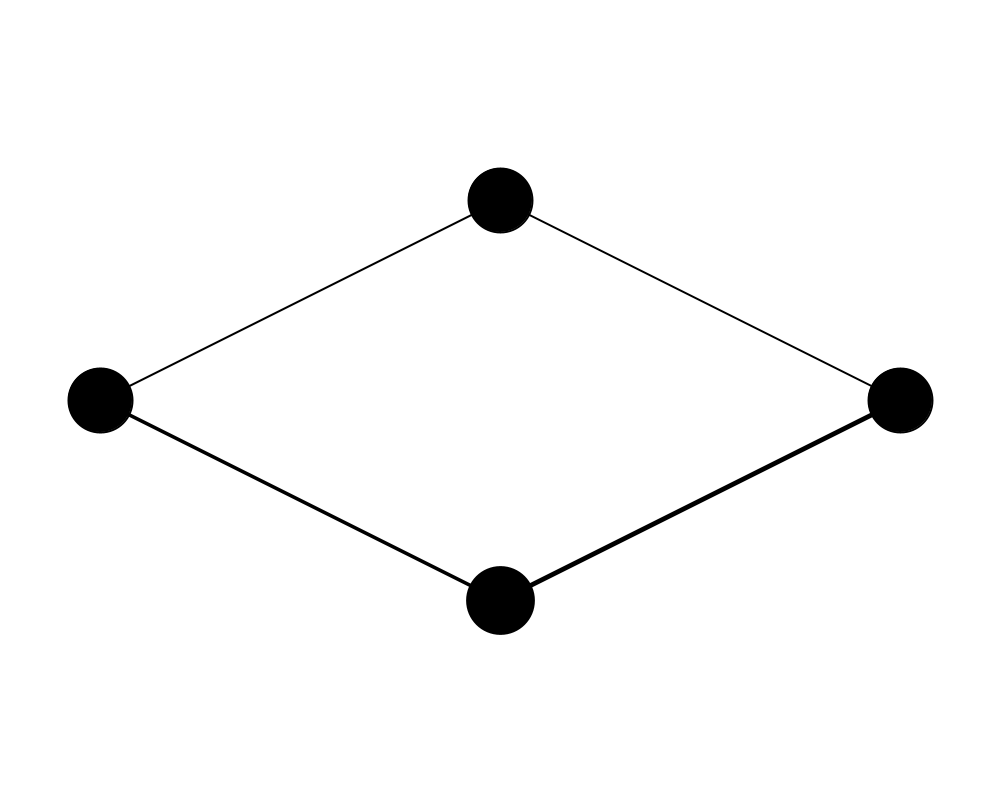
Frame 1 (no input)
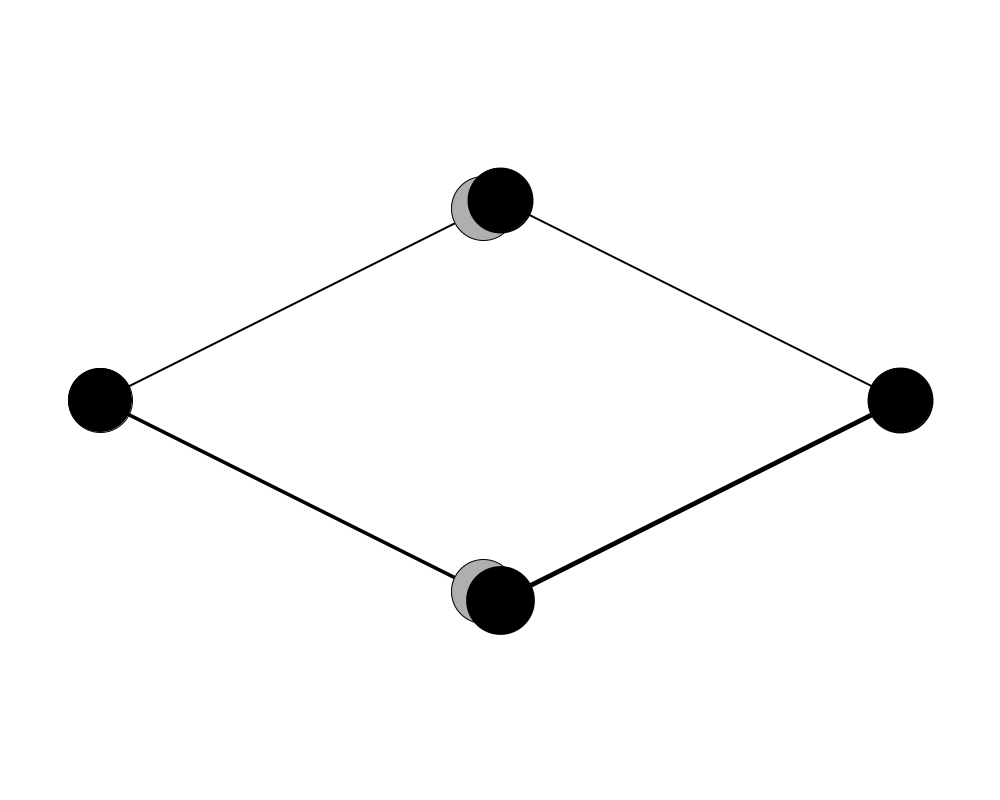
Frame 60 (the mouse pressed at the canvas centre just before this capture)
Frame 120 (the mouse held since frame 60 and released just before this capture): identical to frame 60, image omitted

The Processing sketch that drew these frames (run headless with seeded random() and noise(); from frame 60 on, the mouse is pressed at the canvas centre):

// Processing sketch: simpleNetViz
// ── simpleNetViz.pde
class Neuron{
  PVector renderLocation;
  float r = 64;
  float sum = 0;  
  
  ArrayList<Synapse> synapses;
  
  Neuron(float x, float y){
    synapses = new ArrayList<Synapse>();
    renderLocation = new PVector(x, y);
  }
  
  void connectSynapse(Synapse s){
    synapses.add(s);
  }
  
  void feedForward(float input){
    sum = sum + input;
    activationFunction();
  }
  
  void activationFunction(){
    if(sum > 1){
      fire();
      sum = 0;  
    }
  }
  
  void fire(){
    for(Synapse s: synapses){
      s.feedForward(sum);
    }
  }
  
  void render(){
    for(Synapse s: synapses){
      s.update();
      s.display();
    }
    stroke(0);
    fill(0);
    ellipse(renderLocation.x, renderLocation.y, r, r);
  }

}

class NNetwork{
  ArrayList<Neuron> neurons;
  PVector location;
  
  NNetwork(float x, float y){
    location = new PVector(x, y);
    neurons = new ArrayList<Neuron>();  
  }
  
  void addNeuron(Neuron n){
    neurons.add(n);
  }
  
  void connectNeurons(Neuron a, Neuron b){
    Synapse s = new Synapse(a, b, random(1));
    a.connectSynapse(s);
  }
  
  void feedForward(float input){
    Neuron start = neurons.get(0);
    start.feedForward(input);
  }
    
  void display(){
    pushMatrix();
    translate(location.x, location.y);
    for(Neuron n: neurons){
      n.render();
    }
    popMatrix();
  }
}

class Synapse{
  Neuron x;
  Neuron y;
  float weight;
  
  boolean sending = false;
  PVector sender;
  float output;
  
  Synapse(Neuron from, Neuron to, float w){
    weight = w;
    x = from;
    y = to;
  }
  
  void feedForward(float val){
    sending = true;
    sender = x.renderLocation.get();
    output = val*weight;
  }
  
  void update(){
    if (sending){
      sender.x = lerp(sender.x, y.renderLocation.x, 0.1);
      sender.y = lerp(sender.y, y.renderLocation.y, 0.1);
      
      float d = PVector.dist(sender, y.renderLocation);
      
      if (d < 1){
        y.feedForward(output);
        sending = false;
      }
    }
  }
    
  void display(){
    stroke(0);
    strokeWeight(1+weight*4);
    line(x.renderLocation.x, 
         x.renderLocation.y,
         y.renderLocation.x,
         y.renderLocation.y);
         
    if(sending){
      fill(175);
      strokeWeight(1);
      ellipse(sender.x, sender.y, 64, 64);
    }
  }
}


NNetwork net;

void setup(){
  size(1000, 800);
  net = new NNetwork(width/2, height/2);
  
  Neuron a = new Neuron(-400, 0);
  Neuron b = new Neuron(0, 200);
  Neuron c = new Neuron(0, -200);
  Neuron d = new Neuron(400, 0);
  
  net.addNeuron(a);
  net.addNeuron(b);
  net.addNeuron(c);
  net.addNeuron(d);
  
  net.connectNeurons(a,b);
  net.connectNeurons(a,c);
  net.connectNeurons(b,d);
  net.connectNeurons(c,d);
  
  net.feedForward(random(1));
}

void draw(){
  background(255);
  net.display();
  if(frameCount % 30 == 0){
    net.feedForward(random(1));
  }
}
